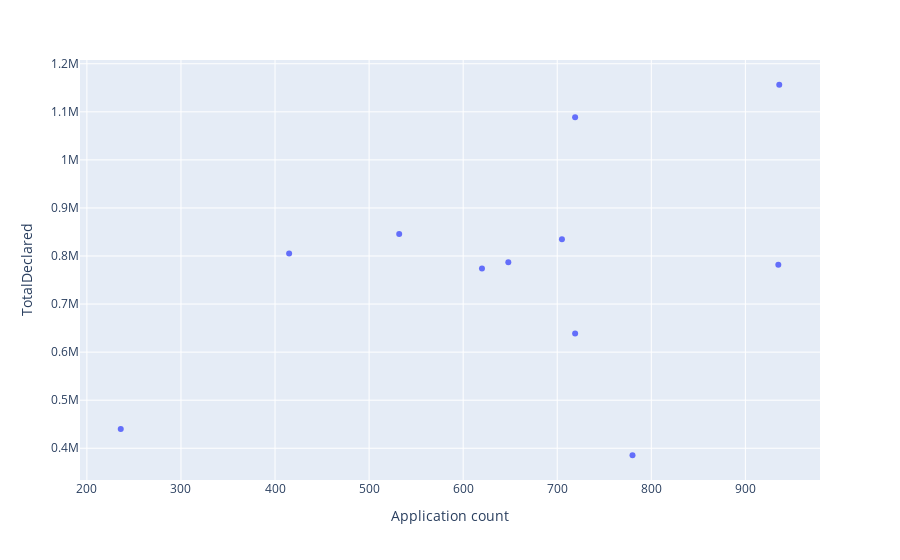

Notebook cell for this chart:
### Code cell
fig = px.scatter(temp, x="Application count", y="TotalDeclared")
fig.show()

### Figure 1 — Plotly figure (JSON) as saved in the notebook; plotly's stock layout.template omitted (floating-point values rounded to 4 significant figures)
{"data": [{"hovertemplate": "Application count=%{x}<br>TotalDeclared=%{y}<extra></extra>", "legendgroup": "", "marker": {"color": "#636efa", "symbol": "circle"}, "mode": "markers", "name": "", "orientation": "v", "showlegend": false, "type": "scatter", "x": [236, 415, 648, 705, 719, 936, 935, 532, 719, 620, 780], "xaxis": "x", "y": [440200.0, 805300.0, 787200.0, 835000.0, 1089000.0, 1156000.0, 781800.0, 845800.0, 638900.0, 774100.0, 385400.0], "yaxis": "y"}], "layout": {"legend": {"tracegroupgap": 0}, "margin": {"t": 60}, "xaxis": {"anchor": "y", "domain": [0, 1], "title": {"text": "Application count"}}, "yaxis": {"anchor": "x", "domain": [0, 1], "title": {"text": "TotalDeclared"}}}}
